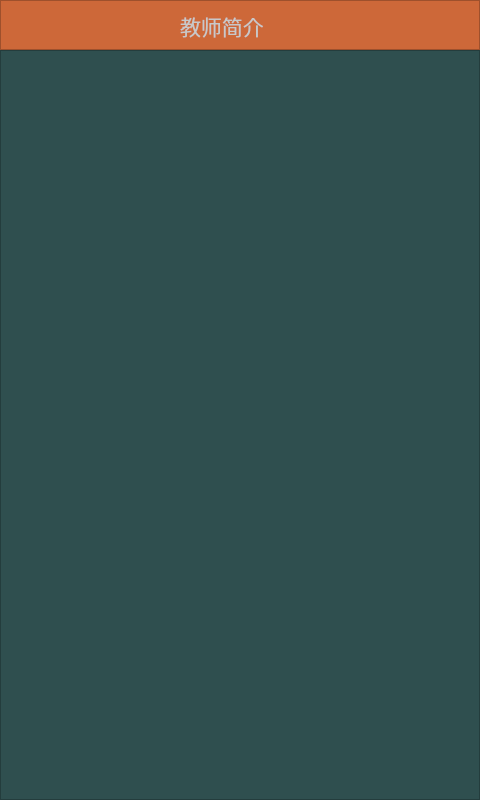
<?xml version="1.0" encoding="UTF-8"?>
<ui version="4.0">
 <class>TeacherInfoWindow</class>
 <widget class="QWidget" name="TeacherInfoWindow">
  <property name="geometry">
   <rect>
    <x>0</x>
    <y>0</y>
    <width>480</width>
    <height>800</height>
   </rect>
  </property>
  <property name="minimumSize">
   <size>
    <width>480</width>
    <height>800</height>
   </size>
  </property>
  <property name="maximumSize">
   <size>
    <width>480</width>
    <height>800</height>
   </size>
  </property>
  <property name="windowTitle">
   <string>cqnu_spider</string>
  </property>
  <property name="windowIcon">
   <iconset resource="ui.qrc">
    <normaloff>:/Icon/Images/Icon.png</normaloff>:/Icon/Images/Icon.png</iconset>
  </property>
  <property name="styleSheet">
   <string notr="true">color: rgb(200, 200, 200);
background-color: rgb(47, 79, 79);</string>
  </property>
  <widget class="QFrame" name="frame_top">
   <property name="geometry">
    <rect>
     <x>0</x>
     <y>0</y>
     <width>480</width>
     <height>50</height>
    </rect>
   </property>
   <property name="styleSheet">
    <string notr="true">background: rgb(205, 104, 57)</string>
   </property>
   <property name="frameShape">
    <enum>QFrame::StyledPanel</enum>
   </property>
   <property name="frameShadow">
    <enum>QFrame::Raised</enum>
   </property>
   <widget class="QPushButton" name="pushButton_back">
    <property name="geometry">
     <rect>
      <x>430</x>
      <y>0</y>
      <width>50</width>
      <height>50</height>
     </rect>
    </property>
    <property name="minimumSize">
     <size>
      <width>50</width>
      <height>50</height>
     </size>
    </property>
    <property name="maximumSize">
     <size>
      <width>50</width>
      <height>50</height>
     </size>
    </property>
    <property name="styleSheet">
     <string notr="true">QPushButton {
	border: none;
	background-color: rgba(0,0,0,0);
	background: url(:/ui_back/Images/ui_back.png)
}
QPushButton:hover {

	background-color: rgb(0,143,150);
}
QPushButton:pressed {	
	background-color: rgba(0,0,0,0);
}</string>
    </property>
    <property name="text">
     <string/>
    </property>
   </widget>
   <widget class="QLabel" name="label_site">
    <property name="geometry">
     <rect>
      <x>180</x>
      <y>10</y>
      <width>111</width>
      <height>31</height>
     </rect>
    </property>
    <property name="font">
     <font>
      <family>华光综艺_CNKI</family>
      <pointsize>16</pointsize>
     </font>
    </property>
    <property name="text">
     <string>教师简介</string>
    </property>
   </widget>
  </widget>
  <widget class="QTextEdit" name="textEdit_info">
   <property name="geometry">
    <rect>
     <x>0</x>
     <y>50</y>
     <width>480</width>
     <height>750</height>
    </rect>
   </property>
   <property name="minimumSize">
    <size>
     <width>0</width>
     <height>750</height>
    </size>
   </property>
  </widget>
 </widget>
 <resources>
  <include location="ui.qrc"/>
 </resources>
 <connections/>
</ui>
